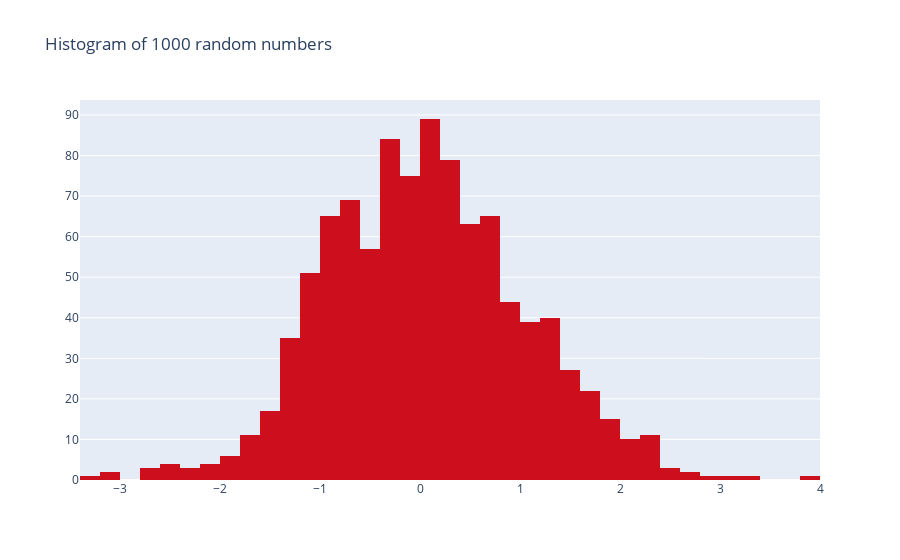

Notebook source saved alongside this figure:
### Markdown cell above
- 1 numeric variable

### Code cell
n = 1000
x = np.random.randn(n)
data = [go.Histogram(x=x,
       marker=dict(
        color='#CC0E1D',# Lava (#CC0E1D)
#         color = 'rgb(200,0,0)'   # you can provide color in HEX format or rgb format, genrally programmers prefer HEX format as it is a single string value and easy to pass as a variable
    ))]
layout = go.Layout(title = "Histogram of {} random numbers".format(n))
fig = go.Figure(data= data, layout=layout)
iplot(fig)

### Figure 1 — Plotly figure (JSON) as saved in the notebook; plotly's stock layout.template omitted (floating-point values rounded to 4 significant figures; data arrays with more than 128 entries replaced by an {"elided": "..."} marker saying what was removed)
{"data": [{"marker": {"color": "#CC0E1D"}, "type": "histogram", "x": {"elided": "1000 float values"}}], "layout": {"title": {"text": "Histogram of 1000 random numbers"}}}
